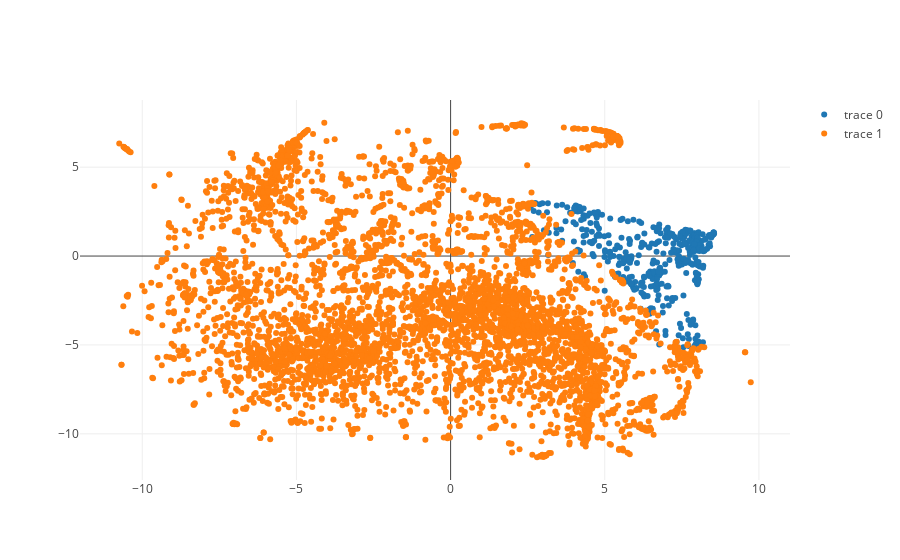

The code cell stored with this chart in its notebook:
### Code cell
fig1 = go.Scatter(
    x=vis_data[:,0][cluster_labels==0],
    y=vis_data[:,1][cluster_labels==0],
    mode='markers'
)
fig2 = go.Scatter(
    x=vis_data[:,0][cluster_labels==1],
    y=vis_data[:,1][cluster_labels==1],
    mode='markers'
)
plotly.iplot([fig1, fig2])

### Figure 1 — Plotly figure (JSON) as saved in the notebook; plotly's stock layout.template omitted (floating-point values rounded to 4 significant figures; data arrays with more than 128 entries replaced by an {"elided": "..."} marker saying what was removed)
{"data": [{"mode": "markers", "type": "scatter", "x": {"elided": "409 float values"}, "y": {"elided": "409 float values"}}, {"mode": "markers", "type": "scatter", "x": {"elided": "4591 float values"}, "y": {"elided": "4591 float values"}}], "layout": {}}
